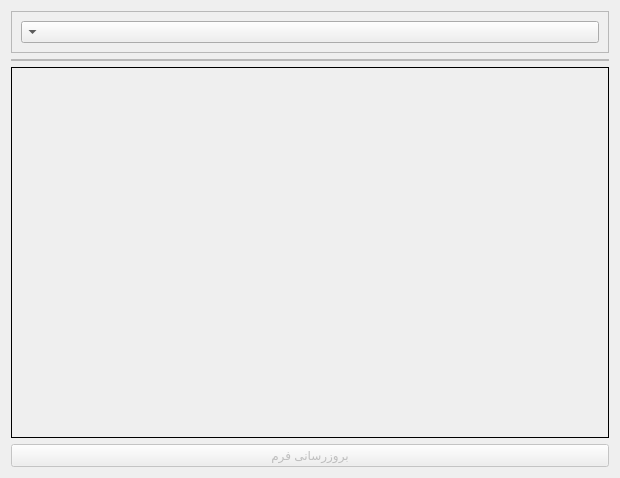
<?xml version="1.0" encoding="UTF-8"?>
<ui version="4.0">
 <class>Frame</class>
 <widget class="QFrame" name="Frame">
  <property name="geometry">
   <rect>
    <x>0</x>
    <y>0</y>
    <width>620</width>
    <height>478</height>
   </rect>
  </property>
  <property name="sizePolicy">
   <sizepolicy hsizetype="Preferred" vsizetype="Expanding">
    <horstretch>0</horstretch>
    <verstretch>0</verstretch>
   </sizepolicy>
  </property>
  <property name="windowTitle">
   <string>Frame</string>
  </property>
  <property name="layoutDirection">
   <enum>Qt::LayoutDirection::RightToLeft</enum>
  </property>
  <layout class="QVBoxLayout" name="verticalLayout" stretch="0,0,1,0">
   <item alignment="Qt::AlignmentFlag::AlignTop">
    <widget class="QFrame" name="frame">
     <property name="layoutDirection">
      <enum>Qt::LayoutDirection::RightToLeft</enum>
     </property>
     <property name="frameShape">
      <enum>QFrame::Shape::StyledPanel</enum>
     </property>
     <property name="frameShadow">
      <enum>QFrame::Shadow::Raised</enum>
     </property>
     <layout class="QHBoxLayout" name="horizontalLayout">
      <item alignment="Qt::AlignmentFlag::AlignTop">
       <widget class="QComboBox" name="form_names">
        <property name="layoutDirection">
         <enum>Qt::LayoutDirection::RightToLeft</enum>
        </property>
        <property name="placeholderText">
         <string>فرم را انتخاب کنید</string>
        </property>
       </widget>
      </item>
     </layout>
    </widget>
   </item>
   <item>
    <widget class="QFrame" name="form_frame">
     <property name="frameShape">
      <enum>QFrame::Shape::StyledPanel</enum>
     </property>
     <property name="frameShadow">
      <enum>QFrame::Shadow::Raised</enum>
     </property>
     <layout class="QHBoxLayout" name="horizontalLayout_2">
      <property name="spacing">
       <number>0</number>
      </property>
      <property name="leftMargin">
       <number>0</number>
      </property>
      <property name="topMargin">
       <number>0</number>
      </property>
      <property name="rightMargin">
       <number>0</number>
      </property>
      <property name="bottomMargin">
       <number>0</number>
      </property>
     </layout>
    </widget>
   </item>
   <item>
    <widget class="QFrame" name="frame_3">
     <property name="sizePolicy">
      <sizepolicy hsizetype="Preferred" vsizetype="Expanding">
       <horstretch>0</horstretch>
       <verstretch>0</verstretch>
      </sizepolicy>
     </property>
     <property name="layoutDirection">
      <enum>Qt::LayoutDirection::RightToLeft</enum>
     </property>
     <property name="frameShape">
      <enum>QFrame::Shape::Box</enum>
     </property>
     <property name="frameShadow">
      <enum>QFrame::Shadow::Plain</enum>
     </property>
     <layout class="QVBoxLayout" name="verticalLayout_2">
      <property name="spacing">
       <number>0</number>
      </property>
      <property name="leftMargin">
       <number>0</number>
      </property>
      <property name="topMargin">
       <number>0</number>
      </property>
      <property name="rightMargin">
       <number>0</number>
      </property>
      <property name="bottomMargin">
       <number>0</number>
      </property>
      <item alignment="Qt::AlignmentFlag::AlignTop">
       <widget class="QFrame" name="body">
        <property name="frameShape">
         <enum>QFrame::Shape::NoFrame</enum>
        </property>
        <property name="frameShadow">
         <enum>QFrame::Shadow::Raised</enum>
        </property>
        <layout class="QVBoxLayout" name="verticalLayout_3">
         <property name="spacing">
          <number>0</number>
         </property>
         <property name="leftMargin">
          <number>0</number>
         </property>
         <property name="topMargin">
          <number>0</number>
         </property>
         <property name="rightMargin">
          <number>0</number>
         </property>
         <property name="bottomMargin">
          <number>0</number>
         </property>
        </layout>
       </widget>
      </item>
     </layout>
    </widget>
   </item>
   <item>
    <widget class="QPushButton" name="update_button">
     <property name="enabled">
      <bool>false</bool>
     </property>
     <property name="text">
      <string>بروزرسانی فرم</string>
     </property>
    </widget>
   </item>
  </layout>
 </widget>
 <resources/>
 <connections/>
</ui>
